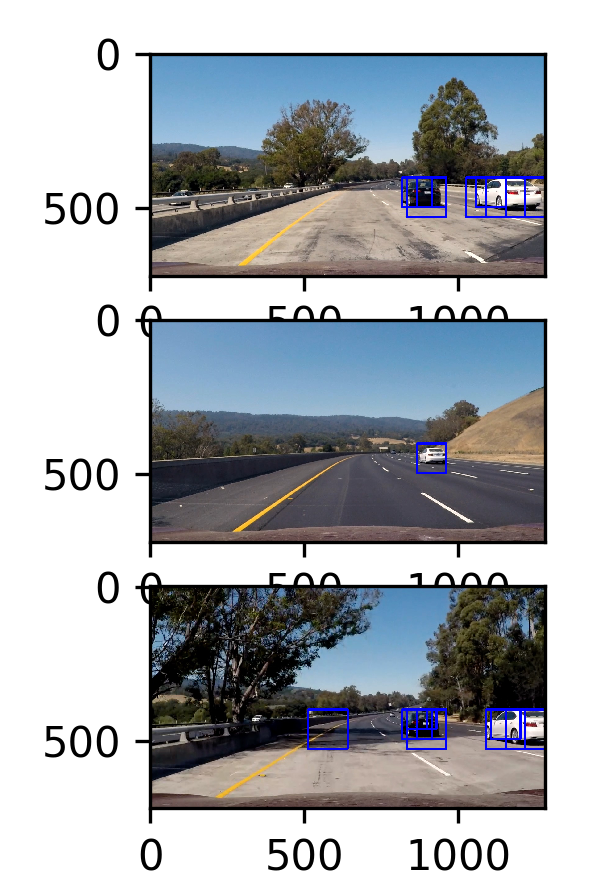
#> input picture boxes_drawn.PNG, 609 x 895 px
$ python -i helperfunctions.py   (imports and definitions only)   (older library calls are emulated)
#> lines starting #> are read from the running program, lines starting #| are printed output that depends on the picture
# This file runs the vehicle detection pipeline. Some of the code was taken
# from the given class material

import matplotlib.image as mpimg
import matplotlib.pyplot as plt
import numpy as np
import cv2
import glob
import time
from sklearn.svm import LinearSVC
from sklearn.preprocessing import StandardScaler
from skimage.feature import hog
# NOTE: the next import is only valid for scikit-learn version <= 0.17
# for scikit-learn >= 0.18 use:
from sklearn.model_selection import train_test_split
# from sklearn.cross_validation import train_test_split

# Define a function to return HOG features and visualization
def get_hog_features(img, orient, pix_per_cell, cell_per_block,
                        vis=False, feature_vec=True):
    # Call with two outputs if vis==True
    if vis == True:
        features, hog_image = hog(img, orientations=orient, pixels_per_cell=(pix_per_cell, pix_per_cell),
                                  cells_per_block=(cell_per_block, cell_per_block), transform_sqrt=False,
                                  visualise=vis, feature_vector=feature_vec)
        return features, hog_image
    # Otherwise call with one output
    else:
        features = hog(img, orientations=orient, pixels_per_cell=(pix_per_cell, pix_per_cell),
                       cells_per_block=(cell_per_block, cell_per_block), transform_sqrt=False,
                       visualise=vis, feature_vector=feature_vec)
        return features

# Define a function to compute binned color features
def bin_spatial(img, size=(32, 32)):
#> called with size = (32, 32)
    color1 = cv2. resize(img[:,:,0], size).ravel()
#> color1 = 1024 values, max 255 at index 0, min 0 at index 215, mean 171.6
    color2 = cv2. resize(img[:,:,1], size).ravel()
#> color2 = 1024 values, max 255 at index 0, min 0 at index 216, mean 175.6
    color3 = cv2. resize(img[:,:,2], size).ravel()
#> color3 = 1024 values, max 255 at index 0, min 0 at index 359, mean 180.3
    return np.hstack((color1, color2, color3))

# Define a function to compute color histogram features
def color_hist(img, nbins=32):
    # Compute the histogram of the color channels separately
    channel1_hist = np.histogram(img[:,:,0], bins=nbins)
    channel2_hist = np.histogram(img[:,:,1], bins=nbins)
    channel3_hist = np.histogram(img[:,:,2], bins=nbins)
    # Concatenate the histograms into a single feature vector
    hist_features = np.concatenate((channel1_hist[0], channel2_hist[0], channel3_hist[0]))
    # Return the individual histograms, bin_centers and feature vector
    return hist_features

# Define a function to extract features from a list of images
# Have this function call bin_spatial() and color_hist()
# [106 lines left out: functions extract_features, slide_window, draw_boxes, not called in this run]

# Define a function to extract features from a single image window
# This function is very similar to extract_features()
# just for a single image rather than list of images
# Define a function to extract features from a single image window
# This function is very similar to extract_features()
# just for a single image rather than list of images
def single_img_features(img, color_space='RGB', spatial_size=(32, 32),
                        hist_bins=32, orient=9,
                        pix_per_cell=8, cell_per_block=2, hog_channel=0,
                        spatial_feat=True, hist_feat=True, hog_feat=True, vis=False):
    #1) Define an empty list to receive features
    img_features = []
    #2) Apply color conversion if other than 'RGB'
    if color_space != 'RGB':
        if color_space == 'HSV':
            feature_image = cv2.cvtColor(img, cv2.COLOR_RGB2HSV)
        elif color_space == 'LUV':
            feature_image = cv2.cvtColor(img, cv2.COLOR_RGB2LUV)
        elif color_space == 'HLS':
            feature_image = cv2.cvtColor(img, cv2.COLOR_RGB2HLS)
        elif color_space == 'YUV':
            feature_image = cv2.cvtColor(img, cv2.COLOR_RGB2YUV)
        elif color_space == 'YCrCb':
            feature_image = cv2.cvtColor(img, cv2.COLOR_RGB2YCrCb)
    else: feature_image = np.copy(img)
    #3) Compute spatial features if flag is set
    if spatial_feat == True:
        spatial_features = bin_spatial(feature_image, size=spatial_size)
#> spatial_features = 3072 values, max 255 at index 0, min 0 at index 215, mean 175.8
        #4) Append features to list
        img_features.append(spatial_features)
    #5) Compute histogram features if flag is set
    if hist_feat == True:
        hist_features = color_hist(feature_image, nbins=hist_bins)
#> in color_hist, `hist_features = np.concatenate((channel1_hist[0], channel2_hist[0], ch..`: hist_features = 96 values, max 266377 at index 95, min 265 at index 59, mean 17033
        #6) Append features to list
        img_features.append(hist_features)
    #7) Compute HOG features if flag is set
    if hog_feat == True:
        if hog_channel == 'ALL':
            hog_features = []
            for channel in range(feature_image.shape[2]):
                hog_features.extend(get_hog_features(feature_image[:,:,channel],
                                    orient, pix_per_cell, cell_per_block,
                                    vis=False, feature_vec=True))
                #hog_features = np.concatenate(hog_features)
        else:
            if vis == True:
                hog_features, hog_image = get_hog_features(feature_image[:,:,hog_channel], orient,
                        pix_per_cell, cell_per_block, vis=True, feature_vec=True)
            else:
                hog_features = get_hog_features(feature_image[:,:,hog_channel], orient,
                        pix_per_cell, cell_per_block, vis=False, feature_vec=True)
#> in get_hog_features, `features = hog(img, orientations=orient, pixels_per_cell=(pix_per_cell..`:
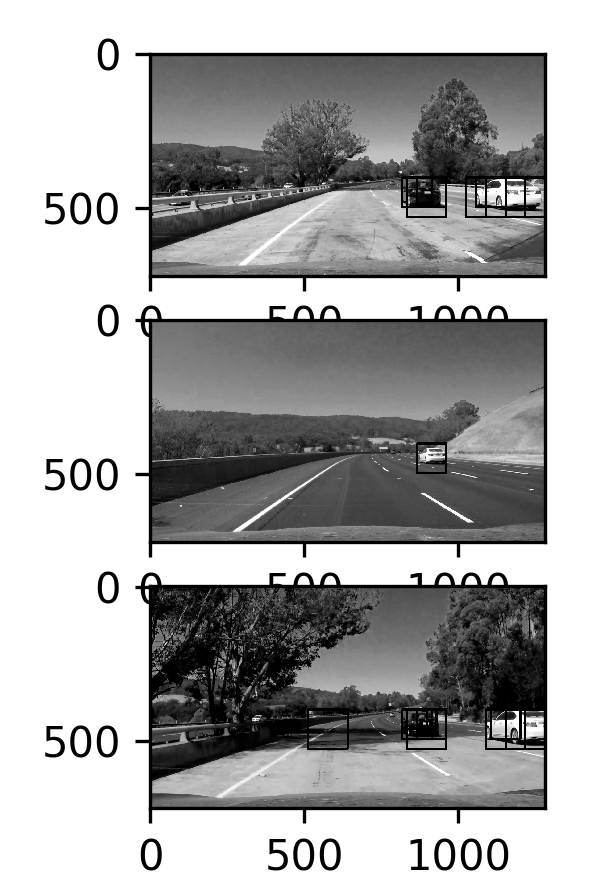
#> img: shape (895, 609); min 0, max 255, mean 173
        #8) Append features to list
        img_features.append(hog_features)

    #9) Return concatenated array of features
    if vis == True:
        return np.concatenate(img_features), hog_image
    else:
        return np.concatenate(img_features)

# Define a function you will pass an image
# and the list of windows to be searched (output of slide_windows())
# [43 lines left out: functions search_windows, visualize, not called in this run]

>>> import cv2
>>> picture = cv2.cvtColor(cv2.imread('boxes_drawn.PNG'), cv2.COLOR_BGR2RGB)
>>> result = single_img_features(picture)

$ run again, on heatmap1.PNG
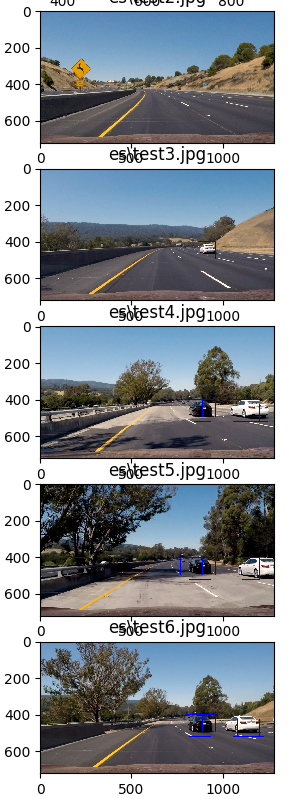
#> input picture heatmap1.PNG, 297 x 799 px
#> color1 = 1024 values, max 255 at index 0, min 0 at index 533, mean 141.6
#> color2 = 1024 values, max 255 at index 0, min 0 at index 533, mean 147.2
#> color3 = 1024 values, max 255 at index 0, min 0 at index 669, mean 153.8
#> spatial_features = 3072 values, max 255 at index 0, min 0 at index 533, mean 147.5
#> in color_hist, `hist_features = np.concatenate((channel1_hist[0], channel2_hist[0], ch..`: hist_features = 96 values, max 70907 at index 31, min 405 at index 60, mean 7415.7
#> in get_hog_features, `features = hog(img, orientations=orient, pixels_per_cell=(pix_per_cell..`:
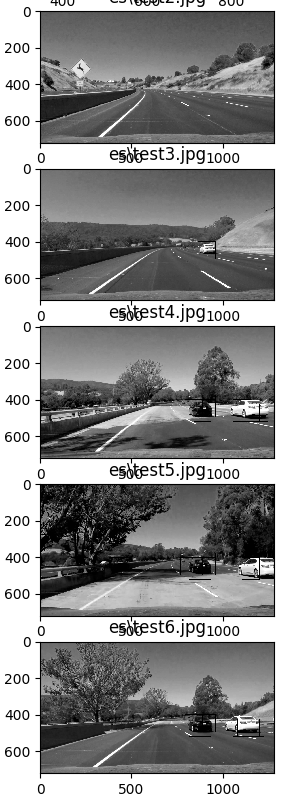
#> img: shape (799, 297); min 0, max 255, mean 146.6
